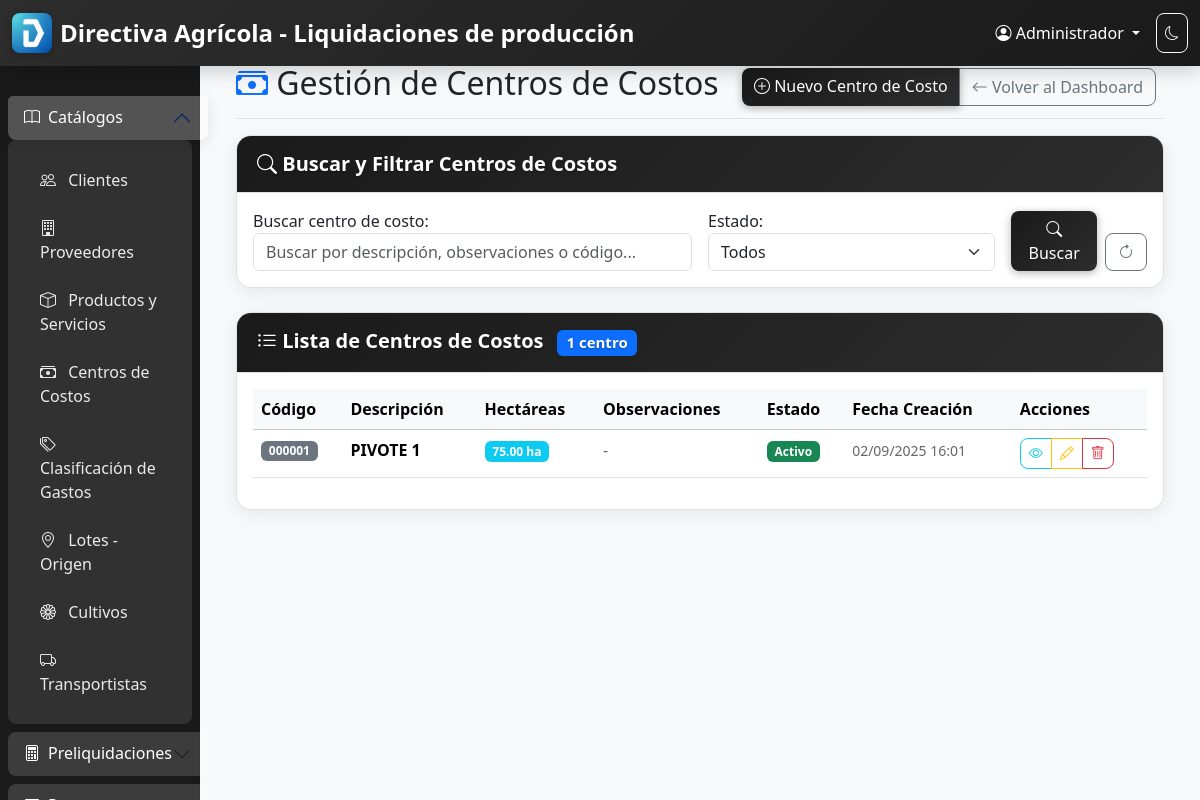
The app's page /centro-costos/ (signed in) with its own data.
### core/models.py (models this page shows, shortened)
class Usuario(AbstractUser):
    nombre = models.CharField(max_length=100, verbose_name="Nombre completo")
    puesto = models.CharField(max_length=100, verbose_name="Puesto")
    email = models.EmailField(unique=True, verbose_name="Correo electrónico")
    is_admin = models.BooleanField(default=False, verbose_name="Es administrador")
    USERNAME_FIELD = 'username'
    REQUIRED_FIELDS = ['email', 'nombre', 'puesto']
    class Meta:
        verbose_name = "Usuario"
        verbose_name_plural = "Usuarios"
        db_table = 'usuarios'

class CentroCosto(models.Model):
    codigo = models.AutoField(
        primary_key=True,
        verbose_name="Código"
    )
    descripcion = models.CharField(
        max_length=200,
        verbose_name="Descripción",
        help_text="Descripción del centro de costo"
    )
    hectareas = models.DecimalField(
        max_digits=10,
        decimal_places=2,
        verbose_name="Hectáreas",
        help_text="Número de hectáreas del centro de costo"
    )
    observaciones = models.TextField(
        blank=True,
        null=True,
        verbose_name="Observaciones",
        help_text="Observaciones adicionales sobre el centro de costo"
    )
    activo = models.BooleanField(
        default=True,
        verbose_name="Activo",
        help_text="Indica si el centro de costo está activo en el sistema"
    )
    fecha_creacion = models.DateTimeField(auto_now_add=True, verbose_name="Fecha de creación")
    fecha_modificacion = models.DateTimeField(auto_now=True, verbose_name="Fecha de modificación")
    usuario_creacion = models.ForeignKey(
        Usuario,
        on_delete=models.PROTECT,
        related_name='centros_costo_creados',
        verbose_name="Usuario que creó el registro"
    )
    usuario_modificacion = models.ForeignKey(
        Usuario,
        on_delete=models.PROTECT,
        related_name='centros_costo_modificados',
        verbose_name="Usuario que modificó el registro",
        blank=True,
        null=True
    )
    class Meta:
        verbose_name = "Centro de Costo"
        verbose_name_plural = "Centros de Costos"
        db_table = 'centros_costo'
        ordering = ['descripcion']
        indexes = [
            models.Index(fields=['descripcion']),
            models.Index(fields=['activo']),
        ]

### core/views.py (the view)
# urls.py: path('centro-costos/', CentroCostoListView.as_view(), name='centro_costo_list'),
class CentroCostoListView(LoginRequiredMixin, ListView):
    model = CentroCosto
    template_name = 'core/centro_costo_list.html'
    context_object_name = 'centros_costo'
    paginate_by = 20
    def get_queryset(self):
        queryset = CentroCosto.objects.select_related('usuario_creacion').all()
        form = CentroCostoSearchForm(self.request.GET)
        if form.is_valid():
            busqueda = form.cleaned_data.get('busqueda')
            activo = form.cleaned_data.get('activo')
            if busqueda:
                queryset = queryset.filter(
                    Q(descripcion__icontains=busqueda) |
                    Q(observaciones__icontains=busqueda) |
                    Q(codigo__icontains=busqueda)
                )
            if activo != '':
                queryset = queryset.filter(activo=activo == '1')
        return queryset.order_by('-fecha_creacion')
    def get_context_data(self, **kwargs):
        context = super().get_context_data(**kwargs)
        context['search_form'] = CentroCostoSearchForm(self.request.GET)
        context['title'] = 'Gestión de Centros de Costos'
        return context

### templates/core/centro_costo_list.html (shortened to what this page needs)
{% extends 'base.html' %}
{% block content %}
<div class="container-fluid">
    <div class="d-flex justify-content-between flex-wrap flex-md-nowrap align-items-center pt-3 pb-2 mb-3 border-bottom">
        <h1 class="h2">
            <i class="bi bi-cash-stack text-primary"></i>
            Gestión de Centros de Costos
        </h1>
        <div class="btn-toolbar mb-2 mb-md-0">
            <div class="btn-group me-2">
                <a href="{% url 'core:centro_costo_create' %}" class="btn btn-primary">
                    <i class="bi bi-plus-circle"></i> Nuevo Centro de Costo
                </a>
                <a href="{% url 'core:dashboard' %}" class="btn btn-outline-secondary">
                    <i class="bi bi-arrow-left"></i> Volver al Dashboard
                </a>
            </div>
        </div>
    </div>
    <div class="card mb-4">
        <div class="card-header">
            <h5 class="card-title mb-0">
                <i class="bi bi-search"></i> Buscar y Filtrar Centros de Costos
            </h5>
        </div>
        <div class="card-body">
            <form method="get" class="row g-3">
                <div class="col-md-6">
                    {{ search_form.busqueda.label_tag }}
                    {{ search_form.busqueda }}
                </div>
                <div class="col-md-4">
                    {{ search_form.activo.label_tag }}
                    {{ search_form.activo }}
                </div>
                <div class="col-md-2 d-flex align-items-end">
                    <button type="submit" class="btn btn-primary me-2">
                        <i class="bi bi-search"></i> Buscar
                    </button>
                    <a href="{% url 'core:centro_costo_list' %}" class="btn btn-outline-secondary">
                        <i class="bi bi-arrow-clockwise"></i>
                    </a>
                </div>
            </form>
        </div>
    </div>
    <div class="card">
        <div class="card-header">
            <h5 class="card-title mb-0">
                <i class="bi bi-list-ul"></i> Lista de Centros de Costos
                <span class="badge bg-primary ms-2">{{ centros_costo|length }} centro{{ centros_costo|length|pluralize:"s" }}</span>
            </h5>
        </div>
        <div class="card-body">
            {% if centros_costo %}
                <div class="table-responsive">
                    <table class="table table-hover">
                        <thead class="table-light">
                            <tr>
                                <th>Código</th>
                                <th>Descripción</th>
                                <th>Hectáreas</th>
                                <th>Observaciones</th>
                                <th>Estado</th>
                                <th>Fecha Creación</th>
                                <th>Acciones</th>
                            </tr>
                        </thead>
                        <tbody>
                            {% for centro_costo in centros_costo %}
                            <tr>
                                <td>
                                    <span class="badge bg-secondary">{{ centro_costo.codigo|stringformat:"06d" }}</span>
                                </td>
                                <td>
                                    <strong>{{ centro_costo.descripcion }}</strong>
                                </td>
                                <td>
                                    <span class="badge bg-info">{{ centro_costo.hectareas|floatformat:2 }} ha</span>
                                </td>
                                <td>
                                    {% if centro_costo.observaciones %}
                                        <span class="text-muted" title="{{ centro_costo.observaciones }}">
                                            {{ centro_costo.observaciones|truncatechars:50 }}
                                        </span>
                                    {% else %}
                                        <span class="text-muted">-</span>
                                    {% endif %}
                                </td>
                                <td>
                                    {% if centro_costo.activo %}
                                        <span class="badge bg-success">Activo</span>
                                    {% else %}
                                        <span class="badge bg-danger">Inactivo</span>
                                    {% endif %}
                                </td>
                                <td>
                                    <small class="text-muted">
                                        {{ centro_costo.fecha_creacion|date:"d/m/Y H:i" }}
                                    </small>
                                </td>
                                <td>
                                    <div class="btn-group btn-group-sm" role="group">
                                        <a href="{% url 'core:centro_costo_detail' centro_costo.pk %}" class="btn btn-outline-info" title="Ver detalles">
                                            <i class="bi bi-eye"></i>
                                        </a>
                                        <a href="{% url 'core:centro_costo_update' centro_costo.pk %}" class="btn btn-outline-warning" title="Editar">
                                            <i class="bi bi-pencil"></i>
                                        </a>
                                        <a href="{% url 'core:centro_costo_delete' centro_costo.pk %}" class="btn btn-outline-danger" title="Eliminar">
                                            <i class="bi bi-trash"></i>
                                        </a>
                                    </div>
                                </td>
                            </tr>
                            {% endfor %}
                        </tbody>
                    </table>
                </div>
            {% endif %}
        </div>
    </div>
</div>
{% endblock %}

### templates/base.html (shortened to what this page needs)
{% load static %}
{% load cache_utils %}
<!DOCTYPE html>
<html lang="es">
<head>
    <link href="https://cdn.jsdelivr.net/npm/bootstrap@5.3.2/dist/css/bootstrap.min.css" rel="stylesheet">
    <link href="https://cdn.jsdelivr.net/npm/bootstrap-icons@1.11.1/font/bootstrap-icons.css" rel="stylesheet">
    <link href="{% static_with_timestamp 'css/style.css' %}" rel="stylesheet">
</head>
<body>
    <nav class="navbar navbar-expand-lg navbar-dark bg-primary fixed-top">
        <div class="container-fluid">
            <div class="navbar-brand d-flex align-items-center">
                <img src="/static/images/LogoDirectiva.png" alt="Logo Directiva Agrícola" height="40" class="me-2">
                <span class="fw-bold">Directiva Agrícola - Liquidaciones de producción</span>
            </div>
            <div class="navbar-nav ms-auto">
                <div class="nav-item dropdown">
                    <a class="nav-link dropdown-toggle text-white" href="#" role="button" data-bs-toggle="dropdown">
                        <i class="bi bi-person-circle"></i> {{ user.nombre|default:user.username }}
                    </a>
                </div>
            </div>
        </div>
    </nav>
    <div class="container-fluid">
        <div class="row">
            <nav id="sidebar" class="col-md-3 col-lg-2 d-md-block bg-light sidebar collapse">
                <div class="position-sticky pt-5">
                    <div class="accordion" id="sidebarAccordion">
                        <div class="accordion-item">
                            <h2 class="accordion-header" id="catalogosHeader">
                                <button class="accordion-button" type="button" data-bs-toggle="collapse" data-bs-target="#catalogosCollapse" aria-expanded="true" aria-controls="catalogosCollapse">
                                    <i class="bi bi-book me-2"></i>
                                    Catálogos
                                </button>
                            </h2>
                            <div id="catalogosCollapse" class="accordion-collapse collapse show" aria-labelledby="catalogosHeader" data-bs-parent="#sidebarAccordion">
                                <div class="accordion-body">
                                    <ul class="nav flex-column">
                                        <li class="nav-item">
                                            <a class="nav-link" href="{% url 'core:cliente_list' %}">
                                                <i class="bi bi-people"></i> Clientes
                                            </a>
                                        </li>
                                        <li class="nav-item">
                                            <a class="nav-link" href="{% url 'core:proveedor_list' %}">
                                                <i class="bi bi-building"></i> Proveedores
                                            </a>
                                        </li>
                                        <li class="nav-item">
                                            <a class="nav-link" href="{% url 'core:producto_servicio_list' %}">
                                                <i class="bi bi-box"></i> Productos y Servicios
                                            </a>
                                        </li>
                                        <li class="nav-item">
                                            <a class="nav-link" href="{% url 'core:centro_costo_list' %}">
                                                <i class="bi bi-cash-stack"></i> Centros de Costos
                                            </a>
                                        </li>
                                        <li class="nav-item">
                                            <a class="nav-link" href="{% url 'core:clasificacion_gasto_list' %}">
                                                <i class="bi bi-tags"></i> Clasificación de Gastos
                                            </a>
                                        </li>
                                        <li class="nav-item">
                                            <a class="nav-link" href="{% url 'core:lote_origen_list' %}">
                                                <i class="bi bi-geo-alt"></i> Lotes - Origen
                                            </a>
                                        </li>
                                        <li class="nav-item">
                                            <a class="nav-link" href="{% url 'core:cultivo_list' %}">
                                                <i class="bi bi-flower1"></i> Cultivos
                                            </a>
                                        </li>
                                        <li class="nav-item">
                                            <a class="nav-link" href="{% url 'core:transportista_list' %}">
                                                <i class="bi bi-truck"></i> Transportistas
                                            </a>
                                        </li>
                                    </ul>
                                </div>
                            </div>
                        </div>
                        <div class="accordion-item">
                            <h2 class="accordion-header" id="preliquidacionesHeader">
                                <button class="accordion-button collapsed" type="button" data-bs-toggle="collapse" data-bs-target="#preliquidacionesCollapse" aria-expanded="false" aria-controls="preliquidacionesCollapse">
                                    <i class="bi bi-calculator me-2"></i>
                                    Preliquidaciones
                                </button>
                            </h2>
                        </div>
                        <div class="accordion-item">
                            <h2 class="accordion-header" id="presupuestosHeader">
                                <button class="accordion-button collapsed" type="button" data-bs-toggle="collapse" data-bs-target="#presupuestosCollapse" aria-expanded="false" aria-controls="presupuestosCollapse">
                                </button>
                            </h2>
                        </div>
                    </div>
                </div>
            </nav>
            <main class="col-md-9 ms-sm-auto col-lg-10 px-md-4">
                <div class="pt-5">
                    {% block content %}{% endblock %}
                </div>
            </main>
        </div>
    </div>
</body>
</html>

### records on screen
Usuario: nombre "Administrador"
CentroCosto: codigo "000001", descripcion "PIVOTE 1", hectareas "75.00", activo "Activo", fecha_creacion "02/09/2025 16:01"

### other values on screen
{{ search_form.busqueda.label_tag }} "Buscar centro de costo:"
{{ search_form.activo.label_tag }} "Estado:"
{{ centros_costo|length }} "1"
